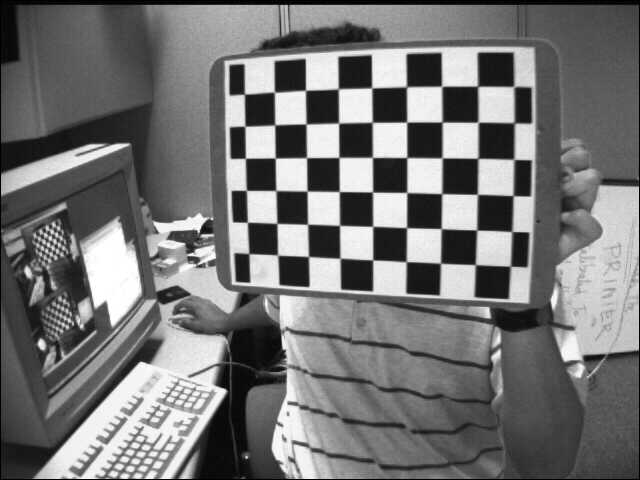
//> input picture data/left01.jpg, 640 x 480 px, given in place of the camera
$ ./component_analysis   (built with g++ and OpenCV 4)
//> lines starting //> are read from the running program, lines starting //| are printed output that depends on the picture; after the words box and inside, x2 and y2 are one past the last pixel; in counts of white or black regions, pixels touching at a corner belong together
//#include "stdafx.h"
#include <opencv2/opencv.hpp>
#include<iostream>
#include<vector>
#include "stdio.h"

using namespace cv;
using namespace std;

int main()
{
	VideoCapture camera0(0);
	camera0.set(CAP_PROP_FOURCC, CV_FOURCC('M', 'J', 'P', 'G'));
	camera0.set(CAP_PROP_FRAME_WIDTH, 320);
	camera0.set(CAP_PROP_FRAME_HEIGHT, 240);

	VideoCapture camera1(1);
	camera1.set(CAP_PROP_FOURCC, CV_FOURCC('M', 'J', 'P', 'G'));
	camera1.set(CV_CAP_PROP_FRAME_WIDTH, 320);
	camera1.set(CV_CAP_PROP_FRAME_HEIGHT, 240);

	camera0.set(CAP_PROP_FOURCC, CV_FOURCC('M', 'J', 'P', 'G'));
	camera0.set(CAP_PROP_FRAME_WIDTH, 1280);
	camera0.set(CAP_PROP_FRAME_HEIGHT, 720);

	camera1.set(CAP_PROP_FOURCC, CV_FOURCC('M', 'J', 'P', 'G'));
	camera1.set(CAP_PROP_FRAME_WIDTH, 1280);
	camera1.set(CAP_PROP_FRAME_HEIGHT, 720);

	while (true)
	{
		//grab and retrieve each frames of the video sequentially
		Mat frame0,grey0,dst0;
		camera0 >> frame0;
//> frame0 is the input picture: 480 rows x 640 cols, CV_8UC3; min 0, max 255, mean 116.6

		Mat frame1,grey1,dst1;
		camera1 >> frame1;
		//cout << frame1.size();

		if (frame1.empty() || frame0.empty()) continue;

		cvtColor(frame0, grey0, cv::COLOR_RGB2GRAY);
		cvtColor(frame1, grey1, cv::COLOR_RGB2GRAY);

		cv::GaussianBlur(grey0, grey0, Size(5,5), 0, 0);
		cv::GaussianBlur(grey1, grey1, Size(5, 5), 0, 0);

		adaptiveThreshold(grey0, dst0, 255, cv::ADAPTIVE_THRESH_MEAN_C, cv::THRESH_BINARY, 601, -40);//在两种情况下，自适应阈值T(x, y)。通过计算每个像素周围bxb大小像素块的加权均值并减去常量C得到。其中，b由blockSize给出，大小必须为奇数；如果使用平均的方法，则所有像素周围的权值相同；如果使用高斯的方法，则（x,y）周围的像素的权值则根据其到中心点的距离通过高斯方程得到。
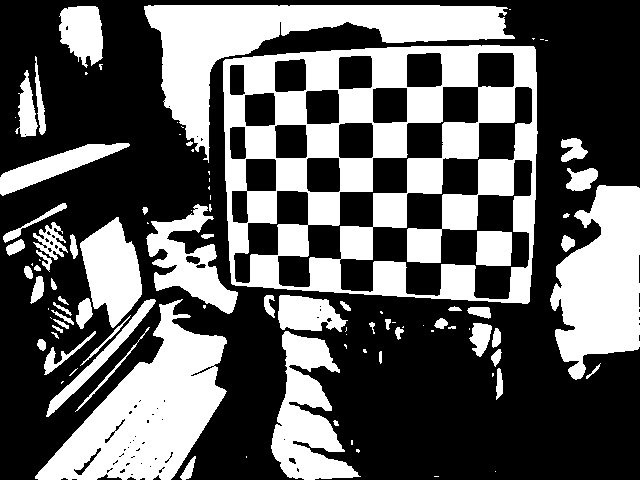
//> dst0: 480 rows x 640 cols, CV_8UC1; 37.6% white; 99 white regions (41 under 20 px), largest, box (x1, y1, x2, y2) and area: (223, 45, 538, 304) 39821, (144, 5, 515, 163) 16301, (35, 299, 227, 480) 15973
		adaptiveThreshold(grey1, dst1, 255, cv::ADAPTIVE_THRESH_MEAN_C, cv::THRESH_BINARY, 601, -40);

		Mat labels0, stats0, centroids0, labels1, stats1, centroids1;//stats0组成: x,y,width,height和面积

		int64 t = getTickCount();
		int i, nccomps0,nccomps1;
		nccomps0 = cv::connectedComponentsWithStats(dst0, labels0, stats0, centroids0);
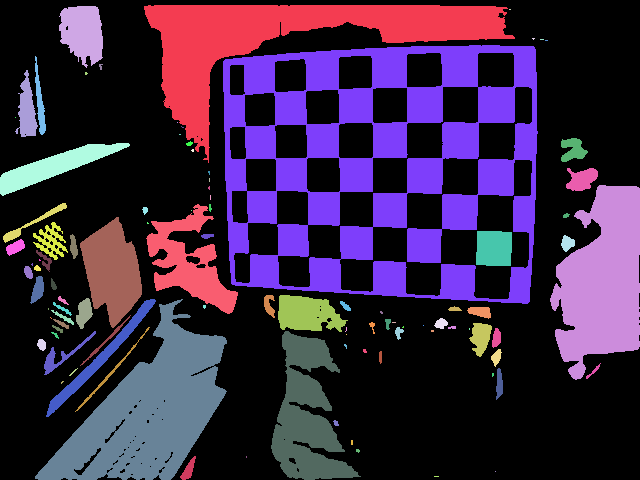
//> labels0: 480 rows x 640 cols, CV_32SC1; 100 distinct labels, from 0 to 99; one colour per label, 0 black
//> nccomps0 = 100; stats0 = 100 rows, first 6: [0, 0, 640, 480, 191625], [144, 5, 371, 158, 16301], [59, 6, 44, 62, 2008], [509, 9, 2, 1, 2], [532, 38, 3, 2, 4], [540, 39, 4, 1, 4]; centroids0 = 100 pairs, first value 15 to 601.8, second value 9 to 476
		nccomps1 = cv::connectedComponentsWithStats(dst1, labels1, stats1, centroids1);
//> nccomps1 = 100; stats1 has the same summary as stats0; centroids1 has the same summary as centroids0
		t = getTickCount() - t;
		printf("Time elapsed: %fms\n", t * 1000 / getTickFrequency());

		vector<pair<cv::Point, long long>> center_l;
		for (int i = 1; i < stats0.rows; i++)
		{
			if (stats0.at<int>(i, 4) > 700 && stats0.at<int>(i, 4) < 70000)
			{
				center_l.push_back(pair<cv::Point, long long>(Point(stats0.at<int>(i, 0),stats0.at<int>(i, 1)), stats0.at<int>(i, 4)));
			}
		}
		cout << "totally " << center_l.size() << " object" << endl;
//| totally 13 object

		//cout << "Total Connected Components Detected: " << nccomps0 << endl;
		vector<cv::Vec3b> colors(nccomps0 + 1);
		colors[0] = Vec3b(0, 0, 0); // background pixels remain black.
		for (i = 1; i < nccomps0; i++)
		{
			colors[i] = Vec3b(rand() % 256, rand() % 256, rand() % 256);
			if (stats0.at<int>(i, cv::CC_STAT_AREA) < 700|| stats0.at<int>(i, cv::CC_STAT_AREA) > 70000)
				colors[i] = Vec3b(0, 0, 0); // small regions are painted with black too.
		}
//> this loop made 99 passes
		Mat img_color = Mat::zeros(labels0.size(), CV_8UC3);
		for (int y = 0; y < img_color.rows; y++)
			for (int x = 0; x < img_color.cols; x++)
			{
				int label = labels0.at<int>(y, x);
				CV_Assert(0 <= label && label <= nccomps0);
				img_color.at<cv::Vec3b>(y, x) = colors[label];
			}
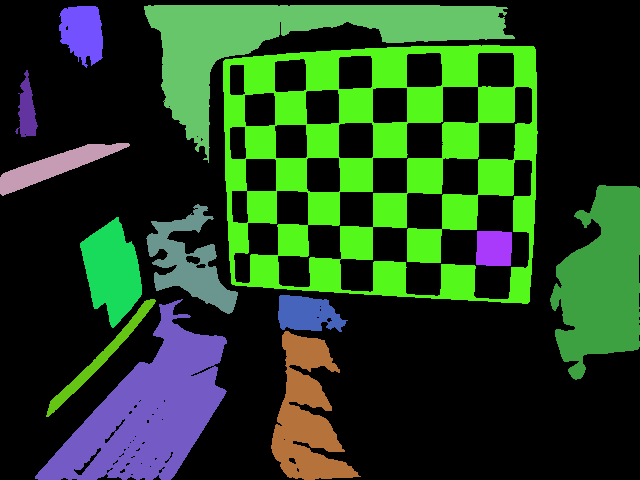
//> img_color: 480 rows x 640 cols, CV_8UC3; mean B, G, R 32, 64.6, 34.5
		cv::imshow("Labeled map", img_color);

		// [8 lines of commented-out code are left out]
		imshow("Videoleft", frame0);
		imshow("Videoright", frame1);

		imshow("Dstleft", dst0);
		imshow("Dstright", dst1);

		//imshow("connected component analysis", labels0);

		//cout << labels.size() << endl;
		//cout << "Total Connected Components Detected: " << nccomps0 << endl;

		int c = waitKey(4);
//> the Esc key is pressed
	}
}

$ run again, on data/left02.jpg
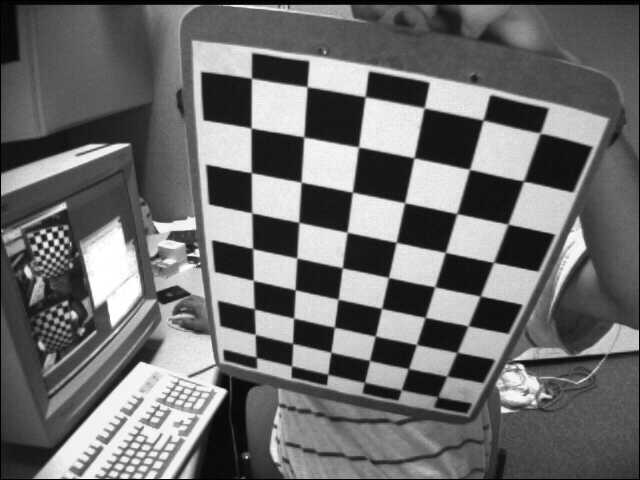
//> input picture data/left02.jpg, 640 x 480 px, given in place of the camera
//> frame0 is the input picture: 480 rows x 640 cols, CV_8UC3; min 0, max 255, mean 109
//> dst0: 480 rows x 640 cols, CV_8UC1; 36% white; 104 white regions (45 under 20 px), largest, box (x1, y1, x2, y2) and area: (188, 32, 610, 406) 50129, (35, 299, 227, 480) 15737, (46, 217, 156, 418) 6124
//> `nccomps0 = cv::connectedComponentsWithStats(dst0, labels0, stats0, cen..`:
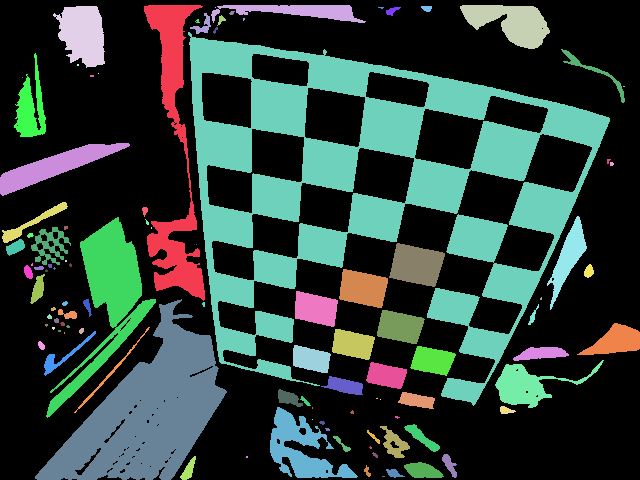
//> labels0: 480 rows x 640 cols, CV_32SC1; 105 distinct labels, from 0 to 104; one colour per label, 0 black
//> nccomps0 = 105; stats0 = 105 rows, first 6: [0, 0, 640, 480, 196729], [144, 5, 61, 296, 5772], [211, 5, 155, 18, 1385], [460, 5, 90, 44, 2314], [53, 6, 52, 62, 2275], [215, 7, 1, 1, 1]; centroids0 = 105 pairs, first value 15.08 to 623.5, second value 7 to 476
//> nccomps1 = 105; stats1 has the same summary as stats0; centroids1 has the same summary as centroids0
//| totally 21 object
//> the loop `for (i = 1; i < nccomps0; i++)` made 104 passes
//> after the loop `for (int y = 0; y < img_color.rows; y++)`:
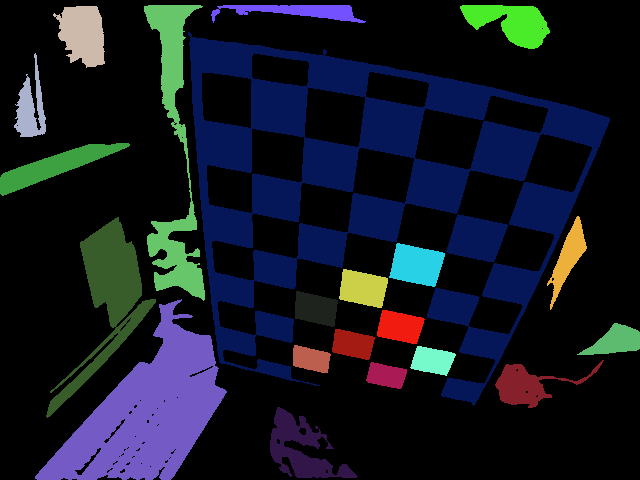
//> img_color: 480 rows x 640 cols, CV_8UC3; mean B, G, R 35.7, 24.7, 20

$ run again, on data/left03.jpg
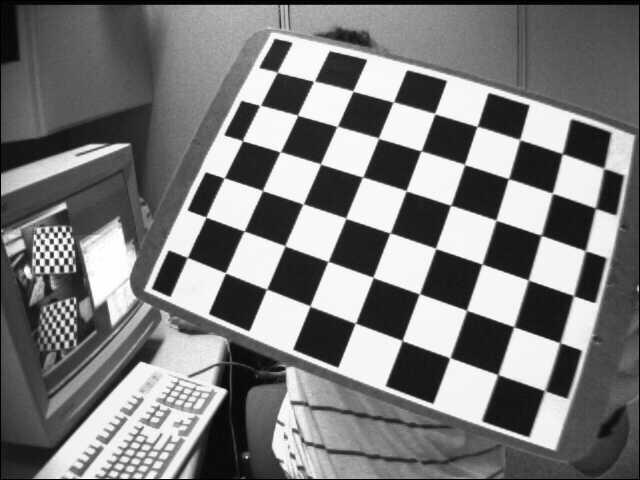
//> input picture data/left03.jpg, 640 x 480 px, given in place of the camera
//> frame0 is the input picture: 480 rows x 640 cols, CV_8UC3; min 0, max 255, mean 122.9
//> dst0: 480 rows x 640 cols, CV_8UC1; 42.4% white; 50 white regions (24 under 20 px), largest, box (x1, y1, x2, y2) and area: (144, 5, 636, 451) 93768, (35, 310, 227, 480) 15472, (272, 366, 378, 479) 6511
//> `nccomps0 = cv::connectedComponentsWithStats(dst0, labels0, stats0, cen..`:
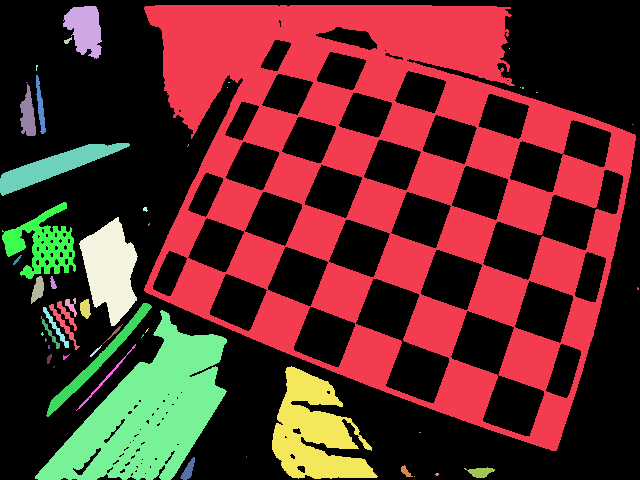
//> labels0: 480 rows x 640 cols, CV_32SC1; 51 distinct labels, from 0 to 50; one colour per label, 0 black
//> nccomps0 = 51; stats0 = 51 rows, first 6: [0, 0, 640, 480, 177051], [144, 5, 492, 446, 93768], [63, 6, 39, 53, 1395], [64, 37, 8, 7, 28], [509, 48, 1, 1, 1], [36, 65, 2, 6, 8]; centroids0 = 51 pairs, first value 16.69 to 637.4, second value 28.81 to 476
//> nccomps1 = 51; stats1 has the same summary as stats0; centroids1 has the same summary as centroids0
//| totally 7 object
//> the loop `for (i = 1; i < nccomps0; i++)` made 50 passes
//> after the loop `for (int y = 0; y < img_color.rows; y++)`:
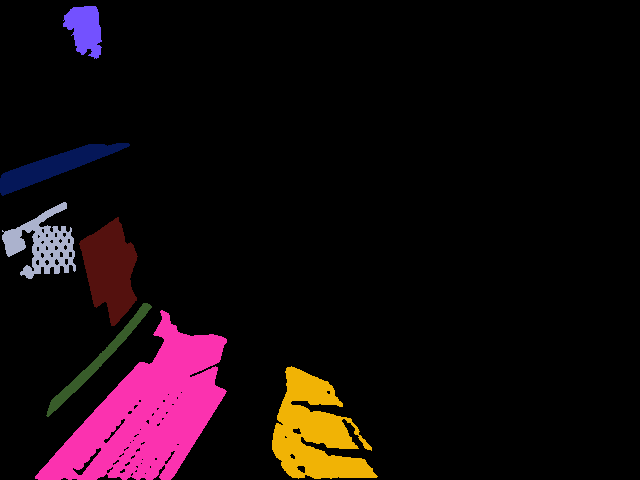
//> img_color: 480 rows x 640 cols, CV_8UC3; mean B, G, R 12.8, 9, 21

$ run again, on data/left04.jpg
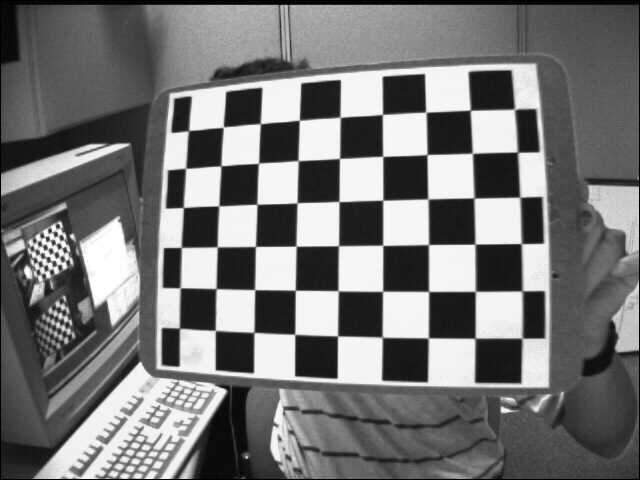
//> input picture data/left04.jpg, 640 x 480 px, given in place of the camera
//> frame0 is the input picture: 480 rows x 640 cols, CV_8UC3; min 0, max 255, mean 117.8
//> `adaptiveThreshold(grey0, dst0, 255, cv::ADAPTIVE_THRESH_MEAN_C, cv::TH..`:
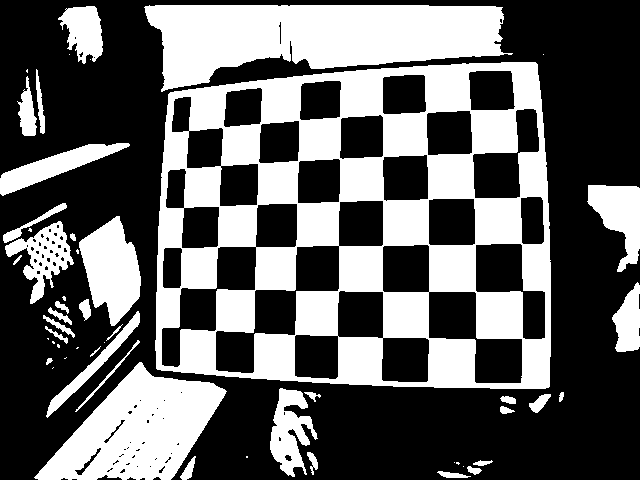
//> dst0: 480 rows x 640 cols, CV_8UC1; 38.9% white; 53 white regions (18 under 20 px), largest, box (x1, y1, x2, y2) and area: (155, 62, 551, 389) 65203, (144, 5, 513, 92) 20719, (34, 362, 227, 480) 12379
//> labels0: 480 rows x 640 cols, CV_32SC1; 54 distinct labels, from 0 to 53
//> nccomps0 = 54; stats0 = 54 rows, first 6: [0, 0, 640, 480, 187563], [144, 5, 369, 87, 20719], [58, 6, 45, 58, 1683], [69, 54, 1, 1, 1], [543, 54, 1, 1, 1], [90, 59, 1, 1, 1]; centroids0 = 54 pairs, first value 16.9 to 628.2, second value 30.9 to 474.6
//> nccomps1 = 54; stats1 has the same summary as stats0; centroids1 has the same summary as centroids0
//| totally 11 object
//> the loop `for (i = 1; i < nccomps0; i++)` made 53 passes
//> after the loop `for (int y = 0; y < img_color.rows; y++)`:
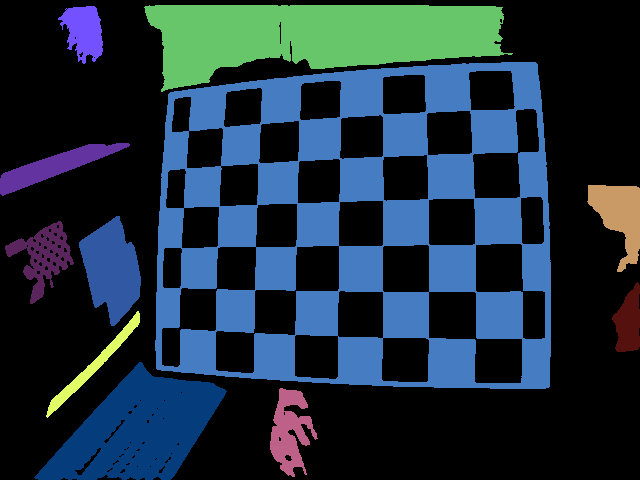
//> img_color: 480 rows x 640 cols, CV_8UC3; mean B, G, R 61.1, 47.5, 29.1
